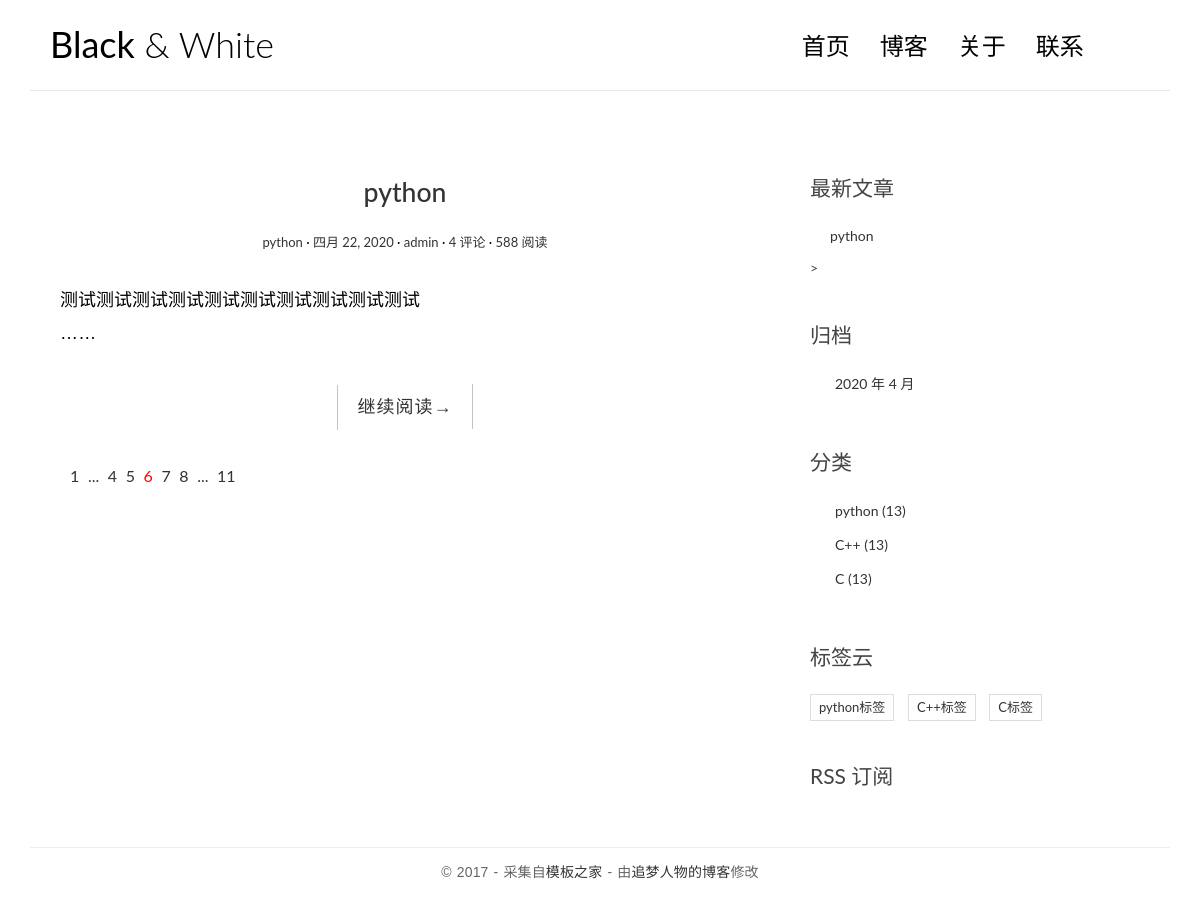
The app's page /, older data.
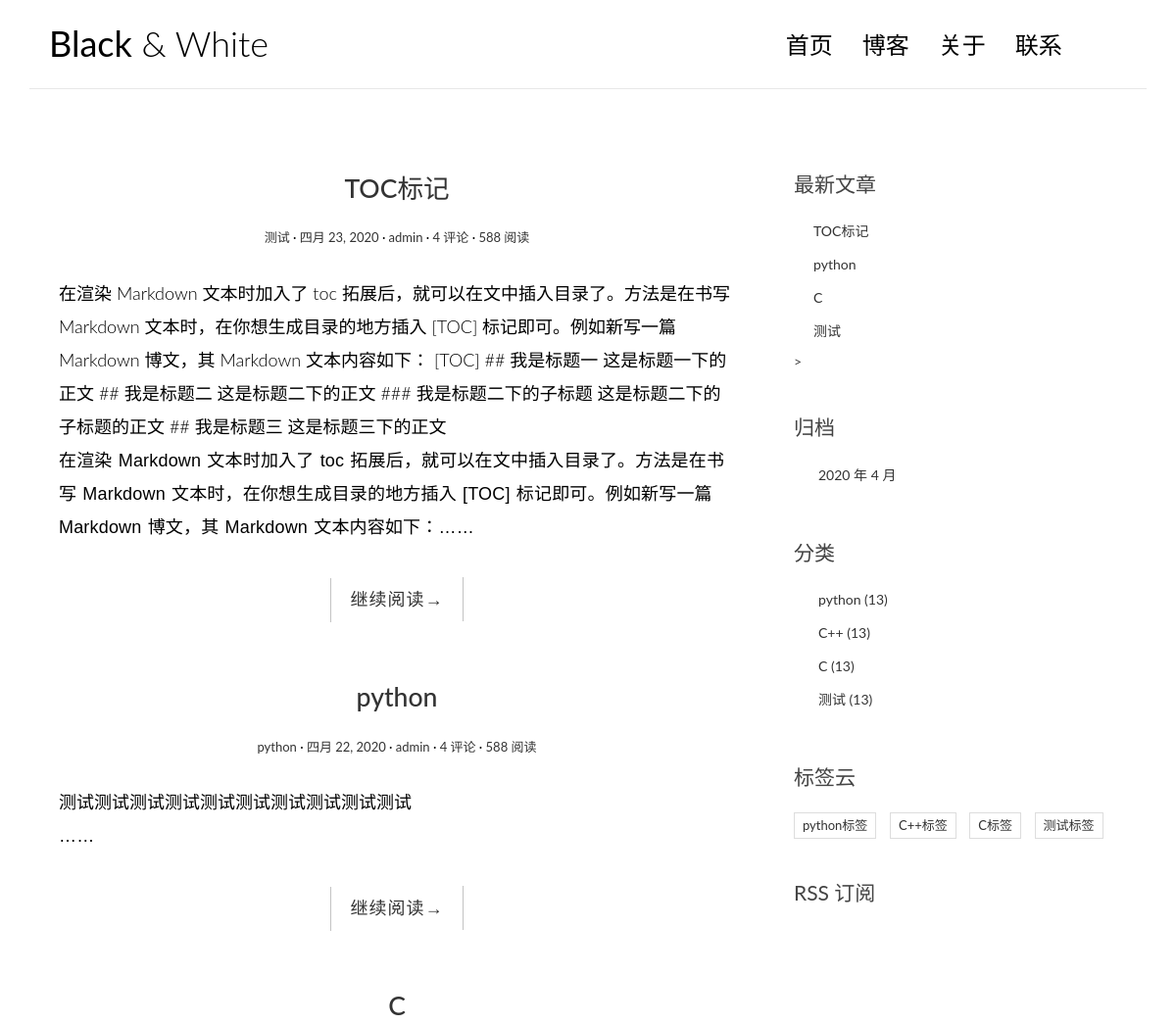
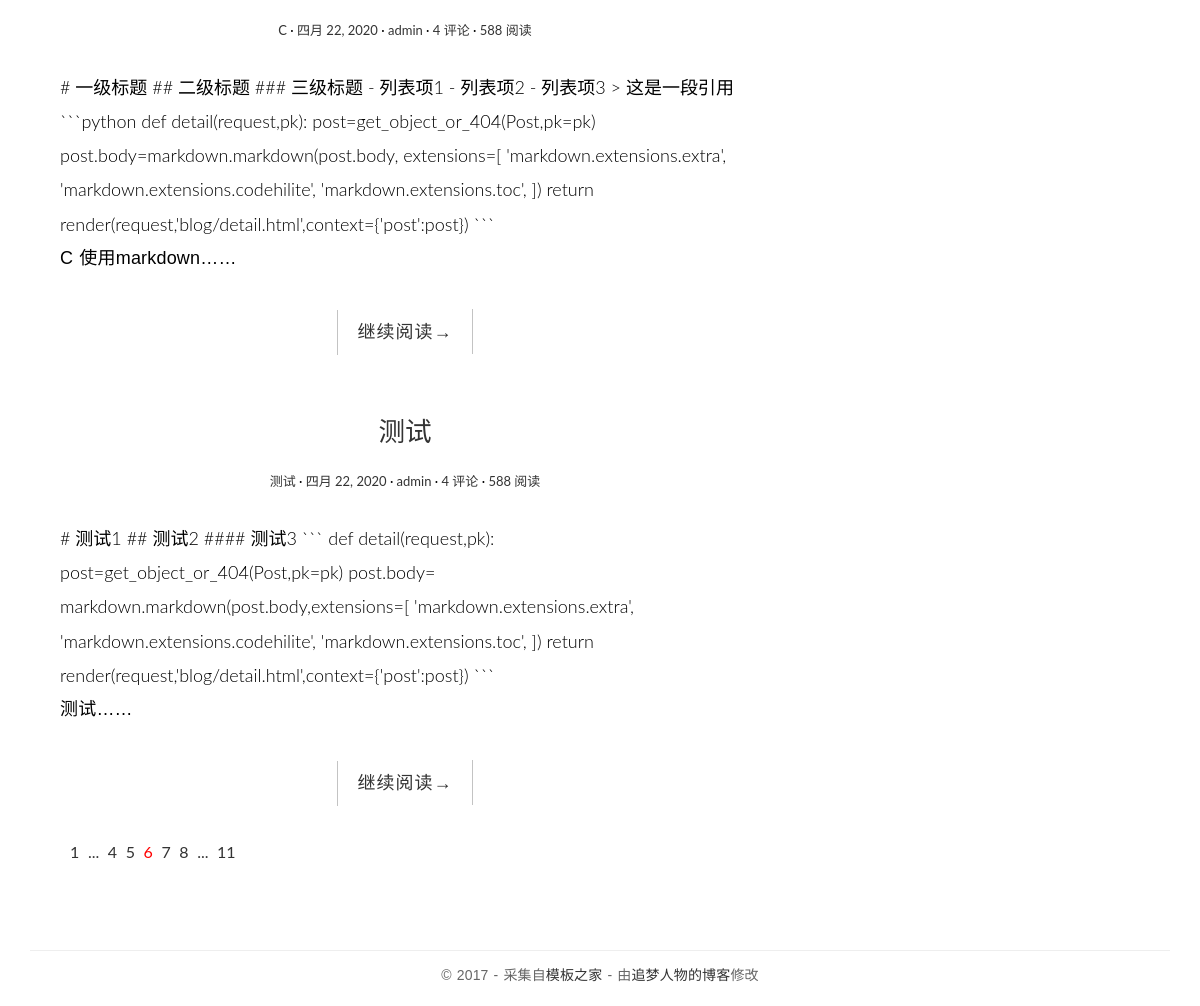
The same page, newer data (2 pictures, top to bottom).
### blog/models.py (models this page shows, shortened)
class Post(models.Model):
    title=models.CharField(max_length=70,verbose_name='文章标题')
    body=models.TextField(verbose_name='正文')
    create_time=models.DateField(default=timezone.now,verbose_name='创建时间')    #创建时间
    modified_time=models.DateField(verbose_name='修改时间')  #最后修改时间
    excerpt=models.CharField(max_length=200,blank=True,verbose_name='摘要')  #文章摘要
    category=models.ForeignKey(Category,on_delete=models.CASCADE,verbose_name='分类')
    tags=models.ManyToManyField(Tag,blank=True,verbose_name='标签')
    author=models.ForeignKey(User,on_delete=models.CASCADE,verbose_name='作者')
    class Meta:
        verbose_name='文章'
        verbose_name_plural=verbose_name
    def get_absolute_url(self):
        return reverse('blog:detail',kwargs={'pk':self.pk})

class Category(models.Model):
    name=models.CharField(max_length=100,verbose_name='分类名称')
    class Meta:
        verbose_name='分类'
        verbose_name_plural=verbose_name

class Tag(models.Model):
    name = models.CharField(max_length=100,verbose_name='标签名称')
    class Meta:
        verbose_name='标签'
        verbose_name_plural=verbose_name

### blog/views.py (the view)
# urls.py: path('', views.index, name='index'),
def index(request):
    post_list = Post.objects.all().order_by('-create_time')
    return render(request, 'blog/index.html', context={'post_list': post_list})

### blog/templatetags/blog_extras.py (called while the page is built)
@register.inclusion_tag('blog/inclusions/_recent_posts.html',takes_context=True)
def show_recent_posts(context,num=5):
    return {
        'recent_post_list':Post.objects.all().order_by('-create_time')[:num],
    }

@register.inclusion_tag('blog/inclusions/_archives.html', takes_context=True)
def show_archives(context):
    return {
        'date_list': Post.objects.dates('create_time', 'month', order='DESC'),
    }

@register.inclusion_tag('blog/inclusions/_categories.html', takes_context=True)
def show_categories(context):
    return {
        'category_list': Category.objects.all(),
    }

@register.inclusion_tag('blog/inclusions/_tags.html', takes_context=True)
def show_tags(context):
    return {
        'tag_list': Tag.objects.all(),
    }

### templates/blog/index.html (shortened to what this page needs)
{% extends 'base.html' %}
{% load blog_extras %}
{% load staticfiles %}
            {% block main %}
                {% for post in post_list %}
                <article class="post post-{{ post.pk }}">
                    <header class="entry-header">
                        <h1 class="entry-title">
                            <a href="{{post.get_absolute_url}}">{{post.title}}</a>
                        </h1>
                        <div class="entry-meta">
                            <span class="post-category"><a href="#">{{post.category.name}}</a></span>
                            <span class="post-date"><a href="#"><time class="entry-date"
                                                                      datetime="{{post.create_time}}">{{post.create_time}}</time></a></span>
                            <span class="post-author"><a href="#">{{post.author}}</a></span>
                            <span class="comments-link"><a href="#">4 评论</a></span>
                            <span class="views-count"><a href="#">588 阅读</a></span>
                        </div>
                    </header>
                    <div class="entry-content clearfix">
                        {{ post.body|safe }}
                    </div>
                    <div class="entry-content clearfix">
                        <p>{{ post.excerpt }}……</p>
                        <div class="read-more cl-effect-14">
                            <a href="{{ post.get_absolute_url }}" class="more-link">继续阅读<span class="meta-nav">→</span> </a>
                        </div>
                    </div>
                </article>
                {% empty %}
                    <div class="no-post">暂时还没有发布的文章！</div>
                {% endfor %}
                <div class="pagination">
                    <ul>
                        <li><a href="">1</a></li>
                        <li><a href="">...</a></li>
                        <li><a href="">4</a></li>
                        <li><a href="">5</a></li>
                        <li class="current"><a href="">6</a></li>
                        <li><a href="">7</a></li>
                        <li><a href="">8</a></li>
                        <li><a href="">...</a></li>
                        <li><a href="">11</a></li>
                    </ul>
                </div>
            {% endblock main %}
            {% block toc %}
                {% show_recent_posts %}>
                {% show_archives %}
                {% show_categories %}
                {% show_tags %}
                <div class="rss">
                    <a href=""> RSS 订阅</a>
                </div>
            {% endblock toc %}

### templates/base.html (shortened to what this page needs)
{% load staticfiles %}
{% load static %}
{% load blog_extras %}
<!DOCTYPE html>
<html>
<head>
    <link rel="stylesheet" href="{% static 'blog/css/bootstrap.min.css' %}">
    <link rel="stylesheet" href="http://code.ionicframework.com/ionicons/2.0.1/css/ionicons.min.css">
    <link rel="stylesheet" href="{% static 'blog/css/pace.css' %}/">
    <link rel="stylesheet" href="{% static 'blog/css/custom.css' %}">
      <link href="https://cdn.bootcss.com/highlight.js/9.15.8/styles/github.min.css" rel="stylesheet">
</head>
<body>
<div class="container">
    <header id="site-header">
        <div class="row">
            <div class="col-md-4 col-sm-5 col-xs-8">
                <div class="logo">
                    <h1><a href="index.html"><b>Black</b> &amp; White</a></h1>
                </div>
            </div>
            <div class="col-md-8 col-sm-7 col-xs-4">
                <nav class="main-nav" role="navigation">
                    <div class="collapse navbar-collapse" id="bs-example-navbar-collapse-1">
                        <ul class="nav navbar-nav navbar-right">
                            <li class="cl-effect-11"><a href="index.html" data-hover="首页">首页</a></li>
                            <li class="cl-effect-11"><a href="../../blog/static/blog/full-width.html" data-hover="博客">博客</a></li>
                            <li class="cl-effect-11"><a href="../../blog/static/blog/about.html" data-hover="关于">关于</a></li>
                            <li class="cl-effect-11"><a href="../../blog/static/blog/contact.html" data-hover="联系">联系</a></li>
                        </ul>
                    </div>
                </nav>
            </div>
        </div>
    </header>
</div>
<div class="content-body">
    <div class="container">
        <div class="row">
            <main class="col-md-8">
                {% block main %}
                {% endblock main %}
            </main>
            <aside class="col-md-4">
                {% block toc %}
                {% endblock toc %}
            </aside>
        </div>
    </div>
</div>
<footer id="site-footer">
    <div class="container">
        <div class="row">
            <div class="col-md-12">
                <p class="copyright">&copy 2017 - 采集自<a href="http://www.cssmoban.com/"
                                                        target="_blank" title="模板之家">模板之家</a>
                    - 由<a href="http://zmrenwu.com/" title="网页模板" target="_blank">追梦人物的博客</a>修改
                </p>
            </div>
        </div>
    </div>
</footer>
    <body>
    </body>
</body>
</html>

### templates/blog/inclusions/_recent_posts.html
<div class="widget widget-recent-posts">
    <h3 class="widget-title">最新文章</h3>
    <ul>
        {% for post in recent_post_list %}
        <li>
            <a href="{{ post.get_absoulte_url }}">{{ post.title }}</a>
        </li>
        {% empty %}
        暂无文章！
        {% endfor %}
    </ul>
</div>

### templates/blog/inclusions/_archives.html
<div class="widget widget-archives">
  <h3 class="widget-title">归档</h3>
  <ul>
    {% for date in date_list %}
      <li>
        <a href="{% url 'blog:archive' date.year date.month %}">{{ date.year }} 年 {{ date.month }} 月</a>
      </li>
    {% empty %}
      暂无归档！
    {% endfor %}
  </ul>
</div>

### templates/blog/inclusions/_categories.html
<div class="widget widget-category">
  <h3 class="widget-title">分类</h3>
  <ul>
    {% for category in category_list %}
      <li>
        <a href="{% url 'blog:category' category.pk %}">{{ category.name }} <span class="post-count">(13)</span></a>
      </li>
    {% empty %}
      暂无分类！
    {% endfor %}
  </ul>
</div>

### templates/blog/inclusions/_tags.html
<div class="widget widget-tag-cloud">
  <h3 class="widget-title">标签云</h3>
  <ul>
    {% for tag in tag_list %}
      <li>
        <a href="{% url 'blog:tag' tag.pk %}">{{ tag.name }}</a>
      </li>
    {% empty %}
      暂无标签！
    {% endfor %}
  </ul>
</div>

### blog/static/blog/css/custom.css (style rules this page uses)
* { outline: none; }
h1, h2, h3, h4, h5, h6 { margin-top: 0; }
b { font-weight: 400; }
a { color: #333; }
body { color: #444; font-family: 'Lato', sans-serif; }
p { font-family: 'Ubuntu', sans-serif; font-weight: 400; word-spacing: 1px; letter-spacing: 0.01em; }
#site-header { background-color: #FFF; padding: 25px 20px; margin-bottom: 40px; border-bottom: 1px solid #e7e7e7; }
.logo h1 a { color: #000; }
.logo h1 { margin: 0; font-family: 'Lato', sans-serif; font-weight: 300; }
.main-nav { margin-top: 11px; max-width: 95%; }
.main-nav a { color: #000000 !important; padding: 0 0 5px 0 !important; margin-right: 30px; font-family: 'Lato', sans-serif; font-weight: 300; font-size: 24px; }
.cl-effect-11 a { padding: 10px 0; color: #0972b4; text-shadow: none; }
.cl-effect-11 a::before { position: absolute; top: 0; left: 0; overflow: hidden; padding: 0 0 5px 0 !important; max-width: 0; border-bottom: 1px solid #000; color: #000; content: attr(data-hover); white-space: nowrap; -webkit-transition: max-width 0.5s; -moz-transition: max-width 0.5s; transition: max-width 0.5s; }
.content-body { padding-bottom: 4em; }
.post { background: #fff; padding: 30px 30px 0; }
.entry-title { text-align: center; font-size: 1.9em; margin-bottom: 20px; line-height: 1.6; padding: 10px 20px 0; }
.entry-meta { text-align: center; color: #DDDDDD; font-size: 13px; margin-bottom: 30px; }
.entry-content { font-size: 18px; line-height: 1.9; font-weight: 300; color: #000; }
.post-category::after, .post-date::after, .post-author::after, .comments-link::after { content: ' ·'; color: #000; }
.read-more { font-family: 'Ubuntu', sans-serif; font-weight: 400; word-spacing: 1px; letter-spacing: 0.01em; text-align: center; margin-top: 20px; }
.cl-effect-14 a { padding: 0 20px; height: 45px; line-height: 45px; position: relative; display: inline-block; margin: 15px 25px; letter-spacing: 1px; font-weight: 400; text-shadow: 0 0 1px rgba(255, 255, 255, 0.3); }
.cl-effect-14 a::before, .cl-effect-14 a::after { position: absolute; width: 45px; height: 1px; background: #C3C3C3; content: ''; -webkit-transition: all 0.3s; -moz-transition: all 0.3s; transition: all 0.3s; pointer-events: none; }
.cl-effect-14 a::before { top: 0; left: 0; -webkit-transform: rotate(90deg); -moz-transform: rotate(90deg); transform: rotate(90deg); -webkit-transform-origin: 0 0; -moz-transform-origin: 0 0; transform-origin: 0 0; }
.cl-effect-14 a::after { right: 0; bottom: 0; -webkit-transform: rotate(90deg); -moz-transform: rotate(90deg); transform: rotate(90deg); -webkit-transform-origin: 100% 0; -moz-transform-origin: 100% 0; transform-origin: 100% 0; }
.widget { background: #fff; padding: 30px 0 0; }
.widget-title { font-size: 1.5em; margin-bottom: 20px; line-height: 1.6; padding: 10px 0 0; font-weight: 400; }
.widget-recent-posts ul { padding: 0; margin: 0; padding-left: 20px; }
.widget-recent-posts ul li { list-style-type: none; position: relative; line-height: 170%; margin-bottom: 10px; }
.widget-recent-posts ul li::before { content: '\f3d3'; font-family: "Ionicons"; position: absolute; left: -17px; top: 3px; font-size: 16px; color: #000; }
.widget-archives ul { padding: 0; margin: 0; padding-left: 25px; }
.widget-archives ul li { list-style-type: none; position: relative; line-height: 170%; margin-bottom: 10px; }
.widget-archives ul li::before { content: '\f3f3'; font-family: "Ionicons"; position: absolute; left: -25px; top: 1px; font-size: 16px; color: #000; }
.widget-category ul { padding: 0; margin: 0; padding-left: 25px; }
.widget-category ul li { list-style-type: none; position: relative; line-height: 170%; margin-bottom: 10px; }
.widget-category ul li::before { content: '\f3fe'; font-family: "Ionicons"; position: absolute; left: -25px; top: 1px; font-size: 18px; color: #000; }
.widget-tag-cloud ul { padding: 0; margin: 0; margin-right: -10px; }
.widget-tag-cloud ul li { list-style-type: none; font-size: 13px; display: inline-block; margin-right: 10px; margin-bottom: 10px; padding: 3px 8px; border: 1px solid #ddd; }
.rss { font-size: 21px; margin-top: 30px; }
.rss a { color: #444; }
#site-footer { padding-top: 10px; padding: 0 0 1.5em 0; }
.copyright { text-align: center; padding-top: 1em; margin: 0; border-top: 1px solid #eee; color: #666; }
.pagination ul { list-style: none; }
.pagination ul li { display: inline-block; font-size: 16px; margin-right: 5px; }
.current a { color: red; }

Row changes from the older to the newer data that the page shows:
added Post: title "TOC标记", category.name "测试", create_time "四月 23, 2020", author "admin", body "在渲染 Markdown 文本时加入了 toc 拓展后，就可以在文中插入目录了。方法是在书写 Markdown 文本时，在你想生成目录的地方插入 [TOC] 标记即可。例如新写一篇 Markdown 博文，其 Markdown 文本内容如下： [TOC] ## 我是标题一 这是标题一下的正文 ## 我是标题二 这是标题二下的正文 ### 我是标题二下的子标题 这是标题二下的子标题的正文 ## 我是标题三 这是标题三下的正文", excerpt "在渲染 Markdown 文本时加入了 toc 拓展后，就可以在文中插入目录了。方法是在书写 Markdown 文本时，在你想生成目录的地方插入 [TOC] 标记即可。例如新写一篇 Markdown 博文，其 Markdown 文本内容如下："
added Post: title "C", category.name "C", create_time "四月 22, 2020", author "admin", body "# 一级标题 ## 二级标题 ### 三级标题 - 列表项1 - 列表项2 - 列表项3 > 这是一段引用 ```python def detail(request,pk): post=get_object_or_404(Post,pk=pk) post.body=markdown.markdown(post.body, extensions=[ 'markdown.extensions.extra', 'markdown.extensions.codehilite', 'markdown.extensions.toc', ]) return render(request,'blog/detail.html',context={'post':post}) ```", excerpt "C 使用markdown"
added Post: title "测试", category.name "测试", create_time "四月 22, 2020", author "admin", body "# 测试1 ## 测试2 #### 测试3 ``` def detail(request,pk): post=get_object_or_404(Post,pk=pk) post.body= markdown.markdown(post.body,extensions=[ 'markdown.extensions.extra', 'markdown.extensions.codehilite', 'markdown.extensions.toc', ]) return render(request,'blog/detail.html',context={'post':post}) ```", excerpt "测试"
added Category: name "测试"
added Tag: name "测试标签"
